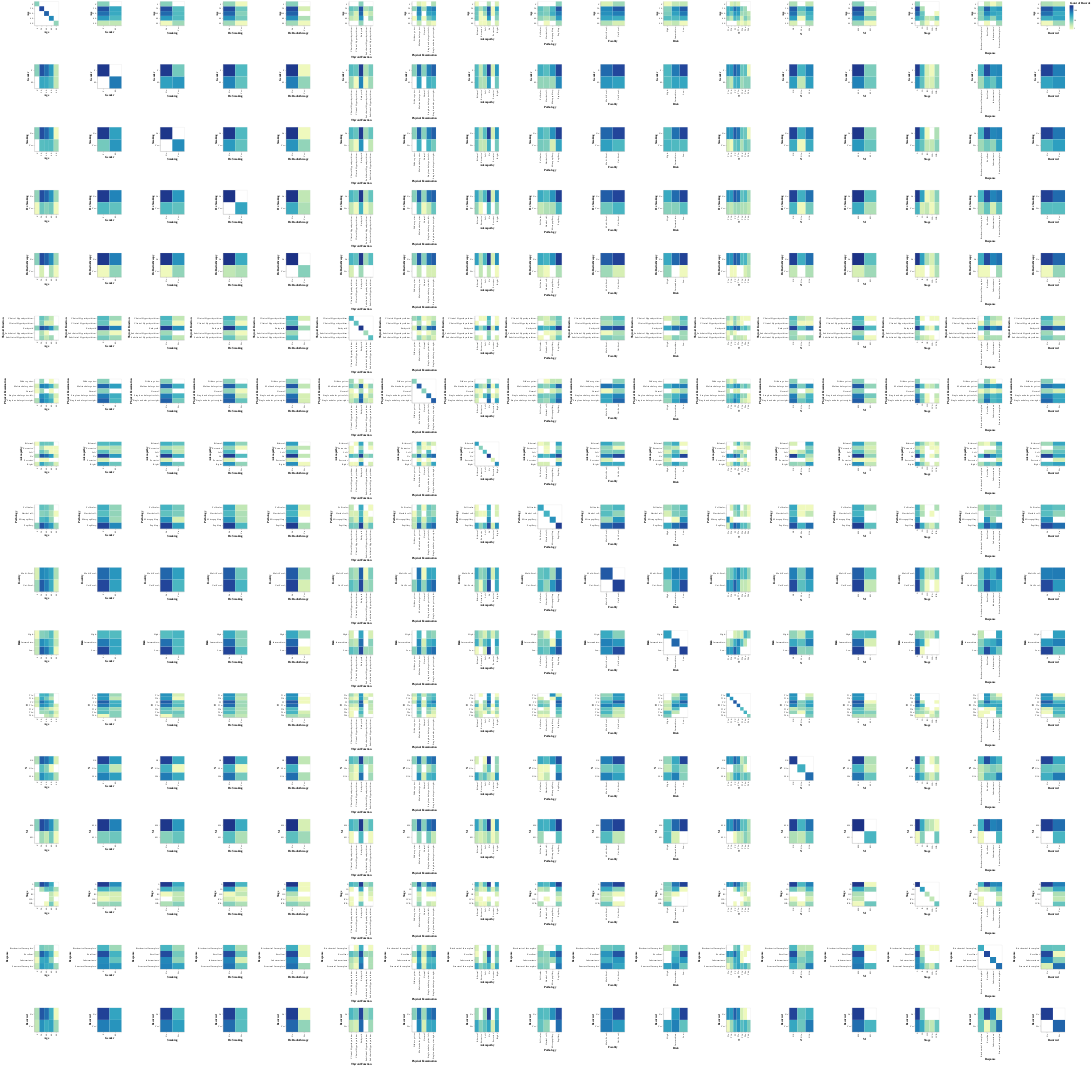

Notebook code for this chart:
### Markdown cell above
Plots of two variables distributions.

### Code cell
alt.Chart(data).mark_rect().encode(
    alt.X(alt.repeat("column")),
    alt.Y(alt.repeat("row")),
    alt.Color(aggregate='count', scale=alt.Scale(type='log'))
).transform_bin(
    'Age', field='Age',  bin=alt.Bin(maxbins=5)
).properties(
    width=100,
    height=100
).repeat(
    row=list(data.columns),
    column=list(data.columns)
)

### Figure 1 — Vega-Lite specification as saved in the notebook (floating-point values rounded to 4 significant figures; data arrays with more than 128 entries replaced by an {"elided": "..."} marker saying what was removed)
{"config": {"view": {"continuousWidth": 400, "continuousHeight": 300}}, "repeat": {"column": ["Age", "Gender", "Smoking", "Hx Smoking", "Hx Radiothreapy", "Thyroid Function", "Physical Examination", "Adenopathy", "Pathology", "Focality", "Risk", "T", "N", "M", "Stage", "Response", "Recurred"], "row": ["Age", "Gender", "Smoking", "Hx Smoking", "Hx Radiothreapy", "Thyroid Function", "Physical Examination", "Adenopathy", "Pathology", "Focality", "Risk", "T", "N", "M", "Stage", "Response", "Recurred"]}, "spec": {"data": {"name": "data-f02d0e33eb47f78e712379cc81b35d7e"}, "mark": "rect", "encoding": {"color": {"aggregate": "count", "scale": {"type": "log"}}, "x": {"field": {"repeat": "column"}}, "y": {"field": {"repeat": "row"}}}, "height": 100, "transform": [{"bin": {"maxbins": 5}, "field": "Age", "as": "Age"}], "width": 100}, "$schema": "https://vega.github.io/schema/vega-lite/v4.17.0.json", "datasets": {"data-f02d0e33eb47f78e712379cc81b35d7e": {"elided": "364 records"}}}
